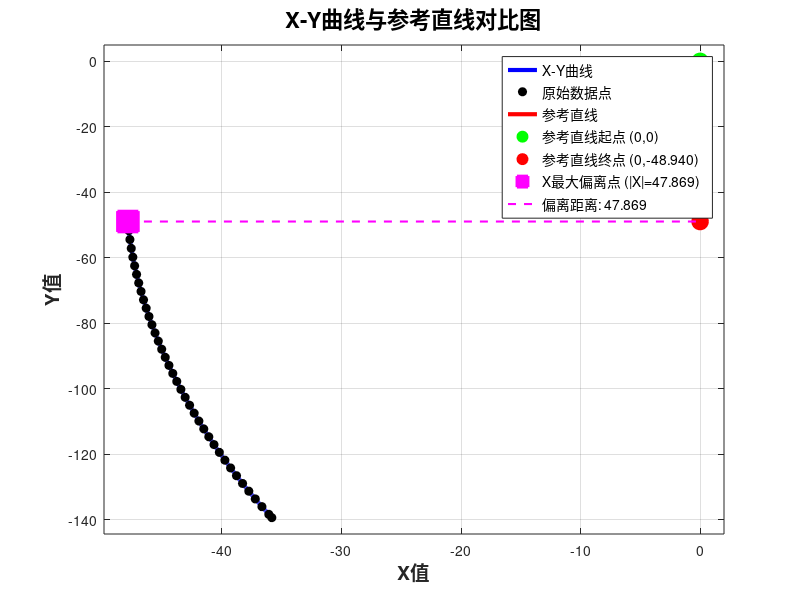

Here is the MATLAB script that generated this plot: (Note: this script raises an error after producing the figure.)
%% 清理环境
clear all; close all; clc;

%% 从Excel表格数据中提取数值
% 注意：Excel中的数据格式为"X = -47.869"，需要提取数值部分
% 中心距数据
center = [147.15, 152.15, 157.15, 162.15, 167.15, 172.15, 177.15, 182.15,...
          187.15, 192.15, 197.15, 202.15, 207.15, 212.15, 217.15, 222.15,...
          227.15, 232.15, 237.15, 242.15, 247.15, 252.15, 257.15, 262.15,...
          267.15, 272.15, 277.15, 282.15, 287.15, 292.15, 297.15, 302.15,...
          307.15, 312.15, 317.15, 322.15, 327.15, 329.3]';

% X数据（提取数值部分）
x_str = {'X = -47.869', 'X = -47.795', 'X = -47.701', 'X = -47.588', 'X = -47.456', 'X = -47.308',...
         'X = -47.144', 'X = -46.964', 'X = -46.770', 'X = -46.563', 'X = -46.341', 'X = -46.107',...
         'X = -45.859', 'X = -45.599', 'X = -45.327', 'X = -45.042', 'X = -44.745', 'X = -44.436',...
         'X = -44.115', 'X = -43.782', 'X = -43.437', 'X = -43.079', 'X = -42.709', 'X = -42.326',...
         'X = -41.931', 'X = -41.522', 'X = -41.101', 'X = -40.666', 'X = -40.217', 'X = -39.754',...
         'X = -39.277', 'X = -38.785', 'X = -38.277', 'X = -37.754', 'X = -37.214', 'X = -36.657',...
         'X = -36.082', 'X = -35.830'};

% Y数据（提取数值部分）
y_str = {'Y = -48.940', 'Y = -51.708', 'Y = -54.443', 'Y = -57.147', 'Y = -59.823', 'Y = -62.474',...
         'Y = -65.101', 'Y = -67.708', 'Y = -70.295', 'Y = -72.863', 'Y = -75.415', 'Y = -77.952',...
         'Y = -80.474', 'Y = -82.982', 'Y = -85.479', 'Y = -87.963', 'Y = -90.437', 'Y = -92.901',...
         'Y = -95.356', 'Y = -97.801', 'Y = -100.23', 'Y = -102.66', 'Y = -105.08', 'Y = -107.50',...
         'Y = -109.91', 'Y = -112.31', 'Y = -114.71', 'Y = -117.10', 'Y = -119.48', 'Y = -121.87',...
         'Y = -124.24', 'Y = -126.61', 'Y = -128.98', 'Y = -131.34', 'Y = -133.70', 'Y = -136.06',...
         'Y = -138.41', 'Y = -139.42'};

% 提取X和Y的数值
x = zeros(size(x_str));
y = zeros(size(y_str));

for i = 1:length(x_str)
    % 提取X数值（去掉"X = "部分）
    x(i) = str2double(x_str{i}(5:end));
    
    % 提取Y数值（去掉"Y = "部分）
    y(i) = str2double(y_str{i}(5:end));
end

%% 计算关键参数
% Y的最大值（注意：Y值全是负数，所以最大值是绝对值最小的）
y_max = max(y);  % 应该是-48.940

% X的最大偏离值（X距离0最远的点，即|X|最大值）
% 由于X全为负，所以绝对值最大的X就是偏离最远的
x_abs = abs(x);
[x_max_deviation, x_max_idx] = max(x_abs);  % x_max_deviation应该是47.869
x_max_point = [x(x_max_idx), y(x_max_idx)];  % 最大偏离点的坐标
center_max_x = center(x_max_idx);  % 最大偏离点对应的中心距

fprintf('数据统计：\n');
fprintf('中心距范围: %.2f 到 %.2f\n', min(center), max(center));
fprintf('X值范围: %.3f 到 %.3f\n', min(x), max(x));
fprintf('Y值范围: %.3f 到 %.3f\n', min(y), max(y));
fprintf('Y最大值: %.3f\n', y_max);
fprintf('X最大偏离值: |X| = %.3f\n', x_max_deviation);
fprintf('最大偏离点: (X=%.3f, Y=%.3f)\n', x(x_max_idx), y(x_max_idx));
fprintf('对应的中心距: %.2f\n', center_max_x);

%% 创建X-Y曲线（使用插值平滑）
% 使用样条插值创建平滑曲线
num_spline_points = 1000;
center_spline = linspace(min(center), max(center), num_spline_points)';
x_spline = spline(center, x, center_spline);
y_spline = spline(center, y, center_spline);

%% 在同一张图中绘制X-Y曲线和参考直线
figure('Position', [100, 100, 1200, 800]);

% 主绘图区
hold on;
grid on;
box on;

% 1. 绘制X-Y曲线（样条插值平滑）
plot(x_spline, y_spline, 'b-', 'LineWidth', 3, 'DisplayName', 'X-Y曲线');

% 2. 绘制原始数据点（可选显示）
plot(x, y, 'ko', 'MarkerSize', 6, 'MarkerFaceColor', 'k', 'DisplayName', '原始数据点');

% 3. 绘制参考直线：从(0,0)到(0,Y最大值)
x_line = [0, 0];
y_line = [0, y_max];
plot(x_line, y_line, 'r-', 'LineWidth', 3, 'DisplayName', '参考直线');

% 标记参考直线的起点和终点
plot(0, 0, 'go', 'MarkerSize', 12, 'MarkerFaceColor', 'g', 'DisplayName', '参考直线起点 (0,0)');
plot(0, y_max, 'ro', 'MarkerSize', 12, 'MarkerFaceColor', 'r', 'DisplayName', sprintf('参考直线终点 (0,%.3f)', y_max));

% 4. 标注X的最大偏离点
plot(x(x_max_idx), y(x_max_idx), 'ms', 'MarkerSize', 15, 'MarkerFaceColor', 'm', 'LineWidth', 2, ...
     'DisplayName', sprintf('X最大偏离点 (|X|=%.3f)', x_max_deviation));

% 5. 添加从最大偏离点到参考直线的垂直线（显示偏离距离）
plot([x(x_max_idx), 0], [y(x_max_idx), y(x_max_idx)], 'm--', 'LineWidth', 1.5, ...
     'DisplayName', sprintf('偏离距离: %.3f', abs(x(x_max_idx))));

% 设置坐标轴标签
xlabel('X值', 'FontSize', 14, 'FontWeight', 'bold');
ylabel('Y值', 'FontSize', 14, 'FontWeight', 'bold');
title('X-Y曲线与参考直线对比图', 'FontSize', 16, 'FontWeight', 'bold');

% 设置坐标轴范围
x_limits = [min(x)-2, 2];  % 留出空间显示参考直线
y_limits = [min(y)-5, 5];  % 留出空间显示原点附近区域
xlim(x_limits);
ylim(y_limits);

% 添加图例
legend('Location', 'best', 'FontSize', 10);

% 添加网格
grid on;

% 添加坐标轴参考线
hline = refline(0, 0);  % 水平参考线（X轴）
hline.Color = [0.7 0.7 0.7];
hline.LineStyle = ':';
hline.HandleVisibility = 'off';

vline = line([0 0], ylim, 'Color', [0.7 0.7 0.7], 'LineStyle', ':');  % 垂直参考线（Y轴）
vline.HandleVisibility = 'off';

%% 添加详细标注

% 1. 参考直线标注
text(0.3, y_max/2, sprintf('参考直线\n从(0,0)到(0,%.3f)', y_max), ...
     'FontSize', 11, 'FontWeight', 'bold', 'Color', 'r', ...
     'BackgroundColor', [1 0.95 0.95], 'EdgeColor', 'r', ...
     'HorizontalAlignment', 'left');

% 2. 最大偏离点详细标注
dev_text = sprintf('X最大偏离点\n坐标: (%.3f, %.3f)\n|X| = %.3f\n中心距: %.2f\n偏离距离: %.3f', ...
                   x(x_max_idx), y(x_max_idx), x_max_deviation, center_max_x, abs(x(x_max_idx)));
text(x(x_max_idx)+1, y(x_max_idx), dev_text, ...
     'FontSize', 10, 'FontWeight', 'bold', ...
     'BackgroundColor', [1 0.95 1], 'EdgeColor', 'm', ...
     'HorizontalAlignment', 'left');

% 3. 曲线起点和终点标注
text(x(1), y(1), sprintf('起点\n中心距=%.1f', center(1)), ...
     'FontSize', 10, 'VerticalAlignment', 'top', 'HorizontalAlignment', 'right', ...
     'BackgroundColor', [0.9 1 0.9], 'EdgeColor', 'g');

text(x(end), y(end), sprintf('终点\n中心距=%.1f', center(end)), ...
     'FontSize', 10, 'VerticalAlignment', 'bottom', 'HorizontalAlignment', 'left', ...
     'BackgroundColor', [0.9 1 0.9], 'EdgeColor', 'g');

% 4. 添加箭头指示曲线方向
arrow_idx = round(length(x_spline)/3);
quiver(x_spline(arrow_idx), y_spline(arrow_idx), ...
       x_spline(arrow_idx+50)-x_spline(arrow_idx), ...
       y_spline(arrow_idx+50)-y_spline(arrow_idx), ...
       0.5, 'Color', 'b', 'LineWidth', 2, 'MaxHeadSize', 1.5);
text(x_spline(arrow_idx), y_spline(arrow_idx)+5, '中心距增加方向', ...
     'FontSize', 10, 'FontWeight', 'bold', 'Color', 'b');

% 5. 添加数据统计信息
info_text = sprintf('数据统计:\n\n中心距范围: %.1f~%.1f\nX值范围: %.3f~%.3f\nY值范围: %.3f~%.3f\n\nX最大偏离: |X|=%.3f\n最大偏离点: (%.3f, %.3f)\n对应中心距: %.1f', ...
                    min(center), max(center), min(x), max(x), min(y), max(y), ...
                    x_max_deviation, x(x_max_idx), y(x_max_idx), center_max_x);

annotation('textbox', [0.72, 0.15, 0.25, 0.25], 'String', info_text, ...
           'FontSize', 10, 'FontWeight', 'bold', ...
           'BackgroundColor', [0.95 0.95 1], 'EdgeColor', 'b', ...
           'FitBoxToText', 'on');

%% 创建带子图的综合图表
figure('Position', [150, 150, 1400, 600]);

% 子图1：X-Y曲线与参考直线
subplot(1, 3, [1, 2]);
hold on;
grid on;

% 绘制X-Y曲线
plot(x_spline, y_spline, 'b-', 'LineWidth', 3);
plot(x, y, 'ko', 'MarkerSize', 6, 'MarkerFaceColor', 'k');

% 绘制参考直线
plot(x_line, y_line, 'r-', 'LineWidth', 3);
plot(0, 0, 'go', 'MarkerSize', 10, 'MarkerFaceColor', 'g');
plot(0, y_max, 'ro', 'MarkerSize', 10, 'MarkerFaceColor', 'r');

% 标注最大偏离点
plot(x(x_max_idx), y(x_max_idx), 'ms', 'MarkerSize', 12, 'MarkerFaceColor', 'm', 'LineWidth', 2);
plot([x(x_max_idx), 0], [y(x_max_idx), y(x_max_idx)], 'm--', 'LineWidth', 1.5);

% 设置坐标轴
xlabel('X值', 'FontSize', 12, 'FontWeight', 'bold');
ylabel('Y值', 'FontSize', 12, 'FontWeight', 'bold');
title('X-Y曲线与参考直线', 'FontSize', 14, 'FontWeight', 'bold');
xlim(x_limits);
ylim(y_limits);

% 添加图例
legend({'X-Y曲线', '原始数据点', '参考直线', '起点(0,0)', sprintf('终点(0,%.3f)', y_max), ...
        sprintf('X最大偏离点', x_max_deviation), '偏离距离'}, ...
       'Location', 'best', 'FontSize', 9);

% 子图2：数据表格摘要
subplot(1, 3, 3);
axis off;

% 创建表格文本
table_text = {
    '数据摘要', '', '';
    '中心距范围:', sprintf('%.1f ~ %.1f', min(center), max(center)), '';
    'X值范围:', sprintf('%.3f ~ %.3f', min(x), max(x)), '';
    'Y值范围:', sprintf('%.3f ~ %.3f', min(y), max(y)), '';
    'Y最大值:', sprintf('%.3f', y_max), '';
    'X最大偏离:', sprintf('|X| = %.3f', x_max_deviation), '';
    '最大偏离点:', sprintf('(%.3f, %.3f)', x(x_max_idx), y(x_max_idx)), '';
    '对应中心距:', sprintf('%.1f', center_max_x), '';
    '偏离距离:', sprintf('%.3f', abs(x(x_max_idx))), '';
    '数据点数:', sprintf('%d', length(center)), '';
    'Z值(常数):', '-45.887', ''
};

% 显示表格
text(0.1, 0.95, '数据摘要', 'FontSize', 12, 'FontWeight', 'bold');
for i = 2:size(table_text, 1)
    text(0.1, 0.9 - (i-1)*0.06, table_text{i, 1}, 'FontSize', 10, 'FontWeight', 'bold');
    text(0.4, 0.9 - (i-1)*0.06, table_text{i, 2}, 'FontSize', 10);
end

% 添加边框
rectangle('Position', [0.05, 0.05, 0.9, 0.9], 'EdgeColor', 'k', 'LineWidth', 1.5);

%% 输出结果摘要
fprintf('\n=== 绘图完成 ===\n');
fprintf('已在同一张图中绘制：\n');
fprintf('1. X-Y曲线（蓝色平滑曲线）\n');
fprintf('2. 参考直线（红色垂直线）从(0,0)到(0,%.3f)\n', y_max);
fprintf('3. X最大偏离点（洋红色方块）在(%.3f, %.3f)\n', x(x_max_idx), y(x_max_idx));
fprintf('4. 偏离距离线（洋红色虚线）长度: %.3f\n', abs(x(x_max_idx)));
fprintf('\n图表说明：\n');
fprintf('- X轴：X坐标值（从%.3f到%.3f）\n', min(x), max(x));
fprintf('- Y轴：Y坐标值（从%.3f到%.3f）\n', min(y), max(y));
fprintf('- 参考直线：从原点(0,0)垂直向下到Y最大值点(0,%.3f)\n', y_max);
fprintf('- 最大偏离点：X距离原点最远的点，|X|=%.3f\n', x_max_deviation);
